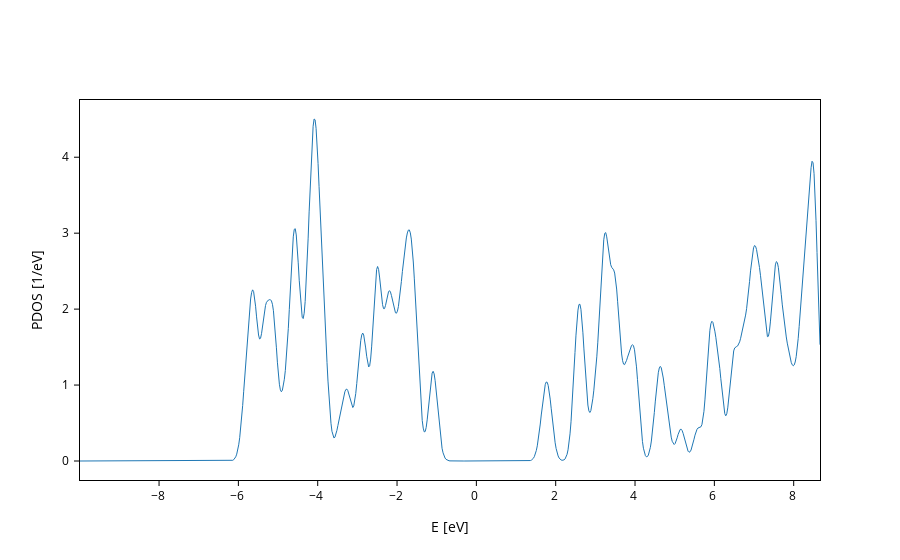

Notebook code for this chart:
### Markdown cell above
By default, a PDOS plot shows the total density of states:

### Code cell
plot

### Figure 1 — Plotly figure (JSON) as saved in the notebook; plotly's stock layout.template omitted (floating-point values rounded to 4 significant figures; data arrays with more than 128 entries replaced by an {"elided": "..."} marker saying what was removed)
{"data": [{"line": {"width": 1.0}, "meta": {}, "mode": "lines", "name": "DOS", "type": "scatter", "x": {"elided": "747 float values"}, "y": {"elided": "747 float values"}}], "layout": {"scene": {"xaxis": {"title": {"text": "E [eV]"}}, "yaxis": {"title": {"text": "PDOS [1/eV]"}}}, "xaxis": {"title": {"text": "E [eV]"}}, "yaxis": {"title": {"text": "PDOS [1/eV]"}}}}
